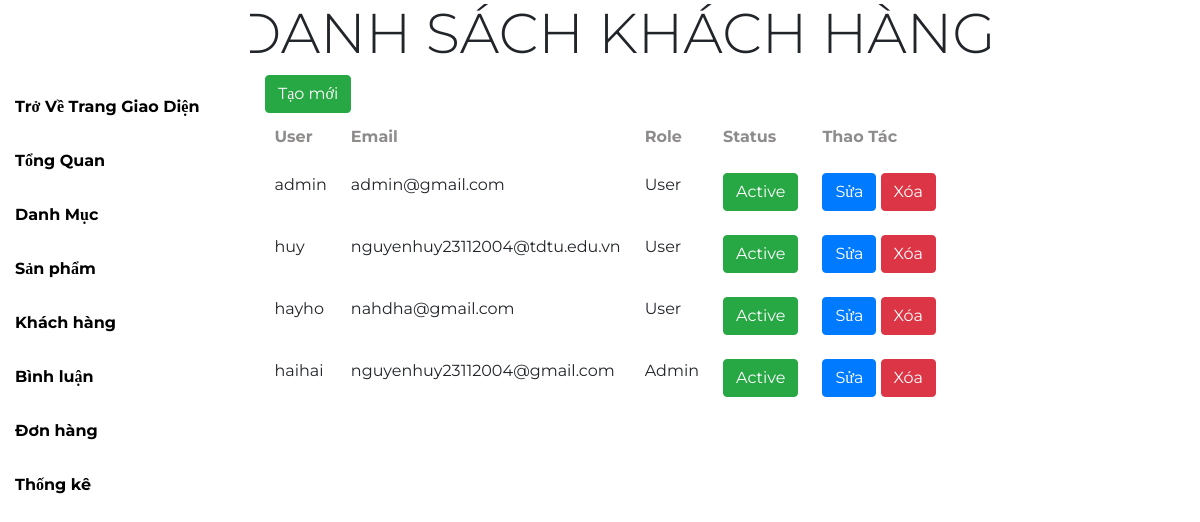
Page /admin/user/index.php on the committed database.
### tables this page shows
CREATE TABLE `taikhoan` (
  `id` int(11) NOT NULL,
  `user` varchar(100) NOT NULL,
  `pass` varchar(100) NOT NULL,
  `email` varchar(120) NOT NULL,
  `role` int(11) DEFAULT 1,
  `status` int(11) NOT NULL DEFAULT 1,
  `tel` varchar(25) NOT NULL,
  `address` varchar(255) NOT NULL
);

### model/pdo.php (called while the page is built, shortened)
<?php
function pdo_get_connection(){
    $dburl = "mysql:host=localhost;dbname=duan1;charset=utf8";
    $username = 'root';
    $password = '';
    $conn = new PDO($dburl, $username, $password);
    $conn->setAttribute(PDO::ATTR_ERRMODE, PDO::ERRMODE_EXCEPTION);
    return $conn;
}
function pdo_query($sql){
    $sql_args = array_slice(func_get_args(), 1);
    try{
        $conn = pdo_get_connection();
        $stmt = $conn->prepare($sql);
        $stmt->execute($sql_args);
        $rows = $stmt->fetchAll();
        return $rows;
    }
    catch(PDOException $e){
        throw $e;
    }
    finally{
        unset($conn);
    }
}

### model/functions.php (called while the page is built, shortened)
<?php
require_once "./../../model/pdo.php";
function select_all($table){
    $sql = "select * from $table";
    return pdo_query($sql);
}
?>

### admin/user/index.php (the view)
<?php
require_once './../layout/start.php';
require_once './../../model/functions.php';
$taikhoan = select_all('taikhoan');
?>
<div class="boxcenter">
    <div class="container">
        <div class="row">
                <div class="row frmtitle">
                    <h1 class="display-4">DANH SÁCH KHÁCH HÀNG</h1>
                </div>
                <div class="col-7">
                    <a href="add-form.php" class="btn btn-success">Tạo mới</a>
                </div>
        <div class="row frmcontent">
                <div class="row mb-3 frmdskh">
        <table class="table">
            <thead>
                <th>ID</th>
                <th>User</th>
                <th>Email</th>
                <th>Role</th>
                <th>Status</th>
                <th colspan="2">Thao Tác</th>
            </thead>
            <tbody>
                <?php foreach ($taikhoan as $key => $value): ?>
                    <tr>
                        <td><?= $value['id'] ?></td>
                        <td><?= $value['user'] ?></td>
                        <td><?= $value['email'] ?></td>
                        <td><?= intval($value['role']) == 1 ? "Admin" : "User" ?></td>
                        <td>
                            <?php
                            if (intval($value['status']) == 1) {
                            ?>
                                <a href="status.php?id=<?= $value['id'] ?>&st=1" class="btn btn-success">Active</a>
                            <?php
                            } else {
                            ?>
                                <a href="status.php?id=<?= $value['id'] ?>&st=2" class="btn btn-danger">Block</a>
                            <?php
                            }
                            ?>
                        </td>
                        <td>
                            <a href="edit-form.php?id=<?= $value['id'] ?>" class="btn btn-primary">Sửa</a>
                            <a href="delete.php?id=<?= $value['id'] ?>" class="btn btn-danger">Xóa</a>
                        </td>
                    </tr>
                <?php endforeach ?>
            </tbody>
        </table>
        </div>
        </div>
  </div>
    </div>
</div>
<?php
require_once './../layout/end.php';
?>

### admin/csss/admin.css (style rules this page uses)
body { margin: 0; padding: 0; background-color: #ffffff; font-family: "Montserrat"; overflow-x: hidden; }
.table thead th { border: none; color: #8e8b8b; }
.table tbody td { border: none; }

### rows in the picture
taikhoan: user "admin", email "admin@gmail.com", role "User"
taikhoan: user "huy", email "nguyenhuy23112004@tdtu.edu.vn", role "User"
taikhoan: user "hayho", email "nahdha@gmail.com", role "User"
taikhoan: user "haihai", email "nguyenhuy23112004@gmail.com", role "Admin"
